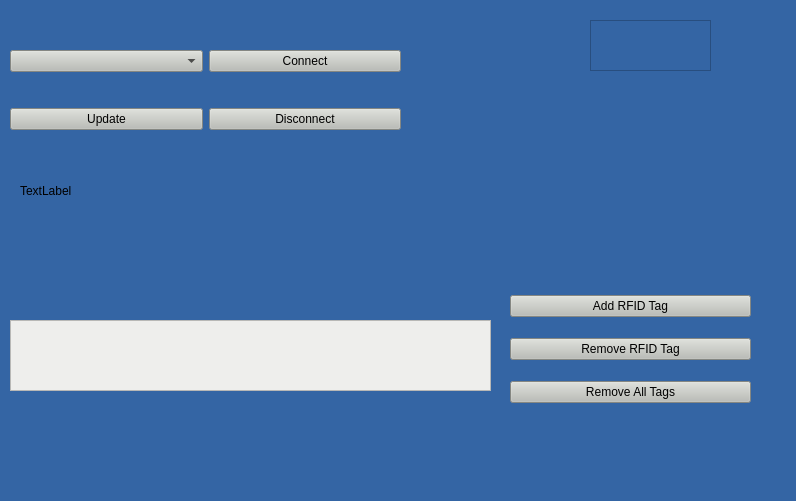
<?xml version="1.0" encoding="UTF-8"?>
<ui version="4.0">
 <class>MainWindow</class>
 <widget class="QMainWindow" name="MainWindow">
  <property name="geometry">
   <rect>
    <x>0</x>
    <y>0</y>
    <width>796</width>
    <height>501</height>
   </rect>
  </property>
  <property name="minimumSize">
   <size>
    <width>796</width>
    <height>0</height>
   </size>
  </property>
  <property name="windowTitle">
   <string>RFID Tag Manager Yeşil Otomasyon 2020</string>
  </property>
  <property name="windowIcon">
   <iconset>
    <normaloff>Logos/rfid.png</normaloff>Logos/rfid.png</iconset>
  </property>
  <property name="styleSheet">
   <string notr="true">background-color: rgb(52, 101, 164);</string>
  </property>
  <widget class="QWidget" name="centralwidget">
   <widget class="QWidget" name="verticalLayoutWidget">
    <property name="geometry">
     <rect>
      <x>510</x>
      <y>280</y>
      <width>241</width>
      <height>141</height>
     </rect>
    </property>
    <layout class="QVBoxLayout" name="verticalLayout">
     <item>
      <widget class="QPushButton" name="add">
       <property name="styleSheet">
        <string notr="true">background-color: rgb(186, 189, 182);</string>
       </property>
       <property name="text">
        <string>Add RFID Tag</string>
       </property>
      </widget>
     </item>
     <item>
      <widget class="QPushButton" name="remove">
       <property name="styleSheet">
        <string notr="true">background-color: rgb(186, 189, 182);</string>
       </property>
       <property name="text">
        <string>Remove RFID Tag</string>
       </property>
      </widget>
     </item>
     <item>
      <widget class="QPushButton" name="allremove">
       <property name="styleSheet">
        <string notr="true">background-color: rgb(186, 189, 182);</string>
       </property>
       <property name="text">
        <string>Remove All Tags</string>
       </property>
      </widget>
     </item>
    </layout>
   </widget>
   <widget class="QTextEdit" name="rfiddata">
    <property name="geometry">
     <rect>
      <x>10</x>
      <y>320</y>
      <width>481</width>
      <height>71</height>
     </rect>
    </property>
    <property name="styleSheet">
     <string notr="true">background-color: rgb(238, 238, 236);</string>
    </property>
   </widget>
   <widget class="QLabel" name="label">
    <property name="geometry">
     <rect>
      <x>20</x>
      <y>180</y>
      <width>171</width>
      <height>21</height>
     </rect>
    </property>
    <property name="text">
     <string>TextLabel</string>
    </property>
   </widget>
   <widget class="QFrame" name="frame">
    <property name="geometry">
     <rect>
      <x>590</x>
      <y>20</y>
      <width>121</width>
      <height>51</height>
     </rect>
    </property>
    <property name="styleSheet">
     <string notr="true">background-image: url(:/new/p1/Logos/logo_mobil-1.png);</string>
    </property>
    <property name="frameShape">
     <enum>QFrame::StyledPanel</enum>
    </property>
    <property name="frameShadow">
     <enum>QFrame::Raised</enum>
    </property>
   </widget>
   <widget class="QWidget" name="gridLayoutWidget">
    <property name="geometry">
     <rect>
      <x>10</x>
      <y>20</y>
      <width>391</width>
      <height>141</height>
     </rect>
    </property>
    <layout class="QGridLayout" name="gridLayout">
     <item row="0" column="0">
      <widget class="QComboBox" name="comPortBox">
       <property name="styleSheet">
        <string notr="true">
background-color: rgb(186, 189, 182);</string>
       </property>
      </widget>
     </item>
     <item row="0" column="1">
      <widget class="QPushButton" name="connect">
       <property name="styleSheet">
        <string notr="true">background-color: rgb(186, 189, 182);</string>
       </property>
       <property name="text">
        <string>Connect</string>
       </property>
      </widget>
     </item>
     <item row="1" column="1">
      <widget class="QPushButton" name="disconnect">
       <property name="styleSheet">
        <string notr="true">background-color: rgb(186, 189, 182);</string>
       </property>
       <property name="text">
        <string>Disconnect</string>
       </property>
      </widget>
     </item>
     <item row="1" column="0">
      <widget class="QPushButton" name="update">
       <property name="styleSheet">
        <string notr="true">background-color: rgb(186, 189, 182);</string>
       </property>
       <property name="text">
        <string>Update</string>
       </property>
      </widget>
     </item>
    </layout>
   </widget>
  </widget>
  <widget class="QStatusBar" name="statusbar"/>
 </widget>
 <resources/>
 <connections/>
</ui>
